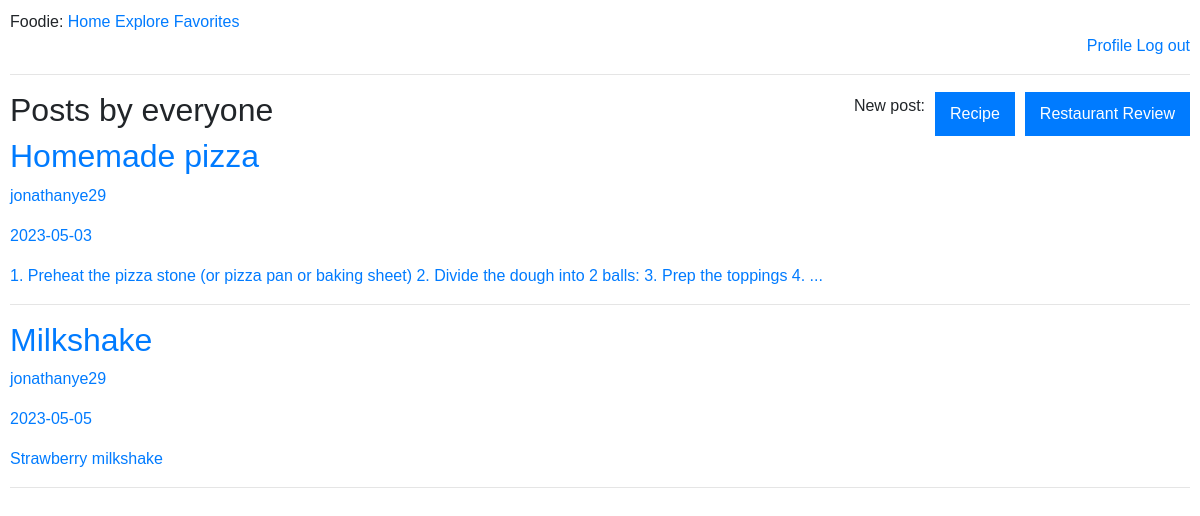
The app's page /explore (signed in) with its own data.
### tables this page shows
CREATE TABLE recipes(
        id INTEGER PRIMARY KEY,
        title VARCHAR(100),
        timestamp TEXT,
        content TEXT,
        ingredients TEXT,
        user_id INTEGER,
        FOREIGN KEY (user_id) REFERENCES users(id) on delete cascade
    );

CREATE TABLE users (
        id INTEGER PRIMARY KEY,
        name TEXT,
        surname TEXT,
        country TEXT,
        username TEXT,
        email TEXT,
        password TEXT
    );

### app.py (the view)
@app.route('/explore', methods=['GET', 'POST'])
@token_required
def explore():
    data = jwt.decode(session['token'], token_key, algorithms=['HS256'])
    user_id_title = data['user_id']
    db = database_worker('social_net.db')
    query = f"SELECT * from users where id={user_id_title}"
    user = db.search(query=query)
    if user:
        query_posts = f"SELECT title, user_id, DATE(timestamp), content, id, user_id from recipes"
        posts = db.search(query=query_posts)
        for i in range(len(posts)):
            for j in range(len(posts[i])):
                if j == 1:
                    user_id = posts[i][j]
                    query_user = f"SELECT username from users where id={user_id}"
                    username = db.search(query=query_user)
                    posts[i] = list(posts[i])
                    posts[i][j] = username[0][0]
                    posts[i] = tuple(posts[i])
        return render_template('explore.html', title='Explore', user=user, posts=posts,
                               login=True, admin=user_id_title)
    return render_template('explore.html', title='Explore', login=True, admin=user_id_title)

### app.py (called while the page is built)
def token_required(f):
    @wraps(f)
    def decorated(*args, **kwargs):
        if 'token' not in session:
            print("No token")
            return redirect(url_for('login'))
        try:
            print("Decoding token")
            data = jwt.decode(session['token'], token_key, algorithms=['HS256'])
        except:
            print("Wrong Token")
            return redirect(url_for('login'))
        return f(*args, **kwargs)
    return decorated

### my_lib.py (called while the page is built)
    def search(self, query):
        result = self.cursor.execute(query).fetchall()
        return result

### templates/explore.html (shortened to what this page needs)
{% extends "base.html" %}
{% block content %}
    <div class="post-options-container">
        <h2>Posts by everyone</h2>
        <div class="post-options-container">
            <p>New post:</p>
            <a href="new-recipe"><button class="new-post-btn">Recipe</button></a>
            <a href="new-review.html"><button class="new-post-btn">Restaurant Review</button></a>
        </div>
    </div>
    {% for post in posts %}
    <a href="{{ url_for('recipe_page', post_id=post[4]) }}">
    <div class="post">
        <h2 class="post-title">{{ post[0]}}</h2>
        <p class="post-author">{{ post[1]}}</p>
        <p class="post-date">{{ post[2]}}</p>
        <p class="post-content">{{ post[3] }}</p>
    </div>
    </a>
    <hr>
    {% endfor %}
{% endblock %}

### static/registration.css (style rules this page uses)
body, button, input, select, textarea, h1, h2, h3, h4, h5, h6, p, span, div, a { font-family: Arial, sans-serif; }

### static/my_style.css (style rules this page uses)
body, button, input, select, textarea, h1, h2, h3, h4, h5, h6, p, span, div, a { font-family: Arial, sans-serif; }
body { margin: 10px; }
.post-options-container { display: flex; flex-direction: row; justify-content: space-between; align-items: center; }
.new-post-btn { display: flex; align-items: center; padding: 10px 15px; background-color: #007bff; color: #fff; border: none; margin-left: 10px; }

### records on screen
recipes: title "Homemade pizza", content "1. Preheat the pizza stone (or pizza pan or baking sheet) 2. Divide the dough into 2 balls: 3. Prep the toppings 4. ..."
users: username "jonathanye29" "jonathanye29"
recipes: title "Milkshake", content "Strawberry milkshake"

### other values on screen
{{ post[2] }} "2023-05-03" "2023-05-05"
